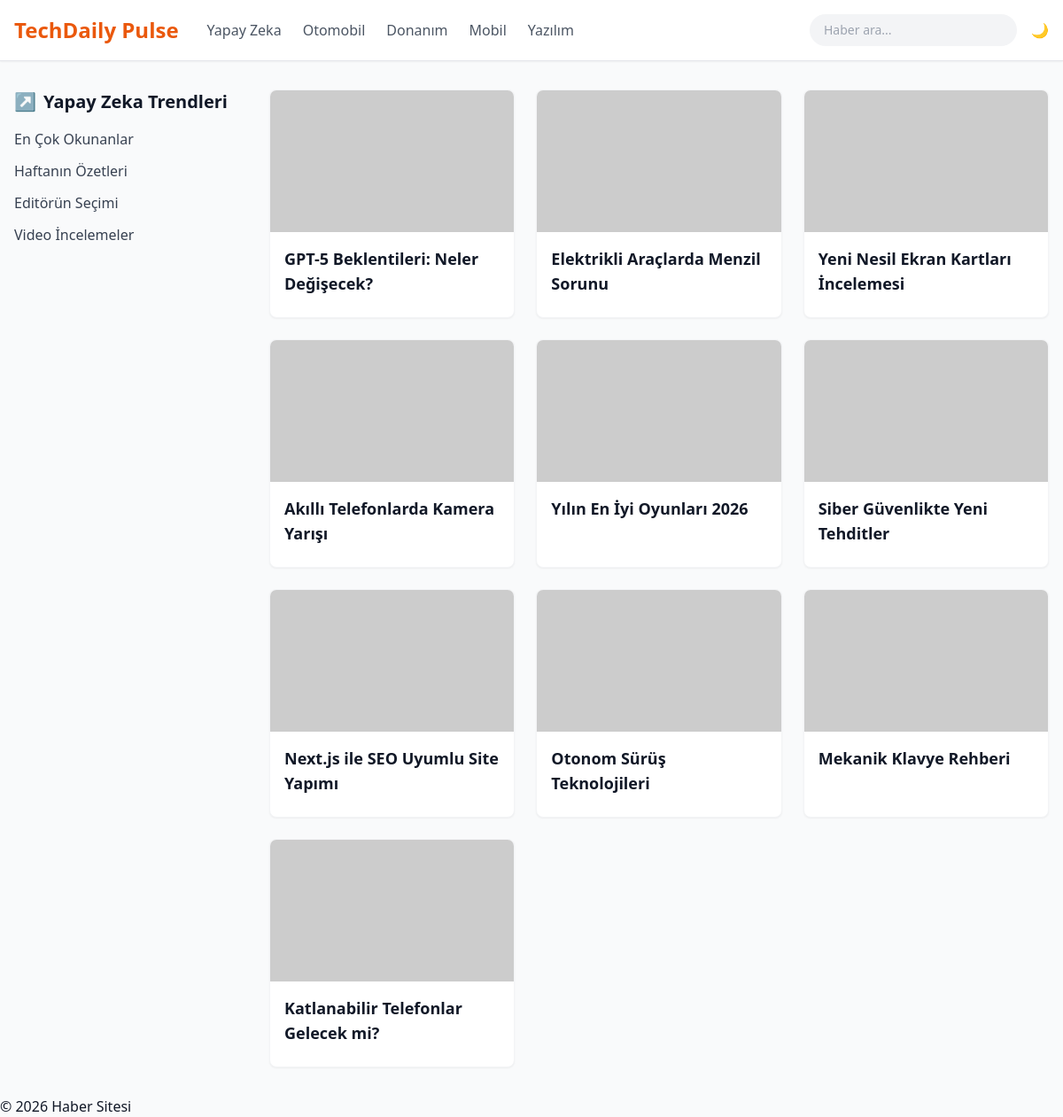
The page / on the database its author committed.
### tables this page shows
CREATE TABLE IF NOT EXISTS articles (
    id INT AUTO_INCREMENT PRIMARY KEY,
    title VARCHAR(255) NOT NULL,
    slug VARCHAR(255) UNIQUE,
    image TEXT,
    category_id INT,
    date VARCHAR(50),
    author_id INT,
    isFeatured BOOLEAN DEFAULT FALSE,
    isLarge BOOLEAN DEFAULT FALSE,
    content LONGTEXT,
    status ENUM('draft', 'pending', 'published') DEFAULT 'draft',
    views INT DEFAULT 0,
    seo_focusKeyword VARCHAR(255),
    seo_altText VARCHAR(255),
    seo_title VARCHAR(255),
    seo_description TEXT,
    publishedAt TIMESTAMP NULL,
    createdAt TIMESTAMP DEFAULT CURRENT_TIMESTAMP,
    updatedAt TIMESTAMP DEFAULT CURRENT_TIMESTAMP ON UPDATE CURRENT_TIMESTAMP,
    FOREIGN KEY (category_id) REFERENCES categories(id) ON DELETE SET NULL,
    FOREIGN KEY (author_id) REFERENCES users(id) ON DELETE SET NULL
);

### index.php (the view)
<?php
require_once 'api/db.php';
require_once 'header.php';
$stmt = $pdo->query("SELECT * FROM articles ORDER BY createdAt DESC LIMIT 10");
$articles = $stmt->fetchAll();
?>
<div class="flex gap-8">
    <aside class="w-64 flex-shrink-0">
        <h2 class="text-xl font-bold mb-4 flex items-center gap-2">
            <span class="text-orange-500">↗</span> Yapay Zeka Trendleri
        </h2>
        <ul class="space-y-3 text-gray-700">
            <li><a href="#" class="hover:text-orange-600">En Çok Okunanlar</a></li>
            <li><a href="#" class="hover:text-orange-600">Haftanın Özetleri</a></li>
            <li><a href="#" class="hover:text-orange-600">Editörün Seçimi</a></li>
            <li><a href="#" class="hover:text-orange-600">Video İncelemeler</a></li>
        </ul>
    </aside>
    <div class="flex-grow grid grid-cols-1 md:grid-cols-2 lg:grid-cols-3 gap-6">
        <?php foreach ($articles as $article): ?>
            <div class="bg-white rounded-lg shadow-sm border border-gray-100 overflow-hidden">
                <img src="<?php echo htmlspecialchars($article['image'] ?? 'https://picsum.photos/400/200'); ?>" alt="Haber" class="w-full h-40 object-cover">
                <div class="p-4">
                    <h2 class="text-lg font-semibold mb-2">
                        <a href="/web/2/article.php?id=<?php echo $article['id']; ?>" class="hover:text-orange-600">
                            <?php echo htmlspecialchars($article['title']); ?>
                        </a>
                    </h2>
                </div>
            </div>
        <?php endforeach; ?>
    </div>
</div>
<?php require_once 'footer.php'; ?>

### header.php (shortened to what this page needs)
<!DOCTYPE html>
<html lang="tr">
<head>
    <script src="https://cdn.tailwindcss.com"></script>
</head>
<body class="bg-gray-50 text-gray-900">
    <header class="bg-white shadow-sm border-b">
        <nav class="max-w-7xl mx-auto px-4 py-4 flex items-center justify-between">
            <div class="flex items-center gap-8">
                <a href="/web/2/" class="text-2xl font-bold text-orange-600">TechDaily Pulse</a>
                <div class="flex gap-6 text-gray-600">
                    <a href="/web/2/category.php?slug=yapay-zeka" class="hover:text-orange-600">Yapay Zeka</a>
                    <a href="/web/2/category.php?slug=otomobil" class="hover:text-orange-600">Otomobil</a>
                    <a href="/web/2/category.php?slug=donanim" class="hover:text-orange-600">Donanım</a>
                    <a href="/web/2/category.php?slug=mobil" class="hover:text-orange-600">Mobil</a>
                    <a href="/web/2/category.php?slug=yazilim" class="hover:text-orange-600">Yazılım</a>
                </div>
            </div>
            <div class="flex items-center gap-4">
                <input type="text" placeholder="Haber ara..." class="bg-gray-100 px-4 py-2 rounded-full text-sm">
                <button class="text-gray-600">🌙</button>
            </div>
        </nav>
    </header>
    <main class="max-w-7xl mx-auto px-4 py-8">

### footer.php
    </main>
    <footer>
        <p>&copy; 2026 Haber Sitesi</p>
    </footer>
</body>
</html>

### rows shown on the page
articles: title "GPT-5 Beklentileri: Neler Değişecek?"
articles: title "Elektrikli Araçlarda Menzil Sorunu"
articles: title "Yeni Nesil Ekran Kartları İncelemesi"
articles: title "Akıllı Telefonlarda Kamera Yarışı"
articles: title "Yılın En İyi Oyunları 2026"
articles: title "Siber Güvenlikte Yeni Tehditler"
articles: title "Next.js ile SEO Uyumlu Site Yapımı"
articles: title "Otonom Sürüş Teknolojileri"
articles: title "Mekanik Klavye Rehberi"
articles: title "Katlanabilir Telefonlar Gelecek mi?"
